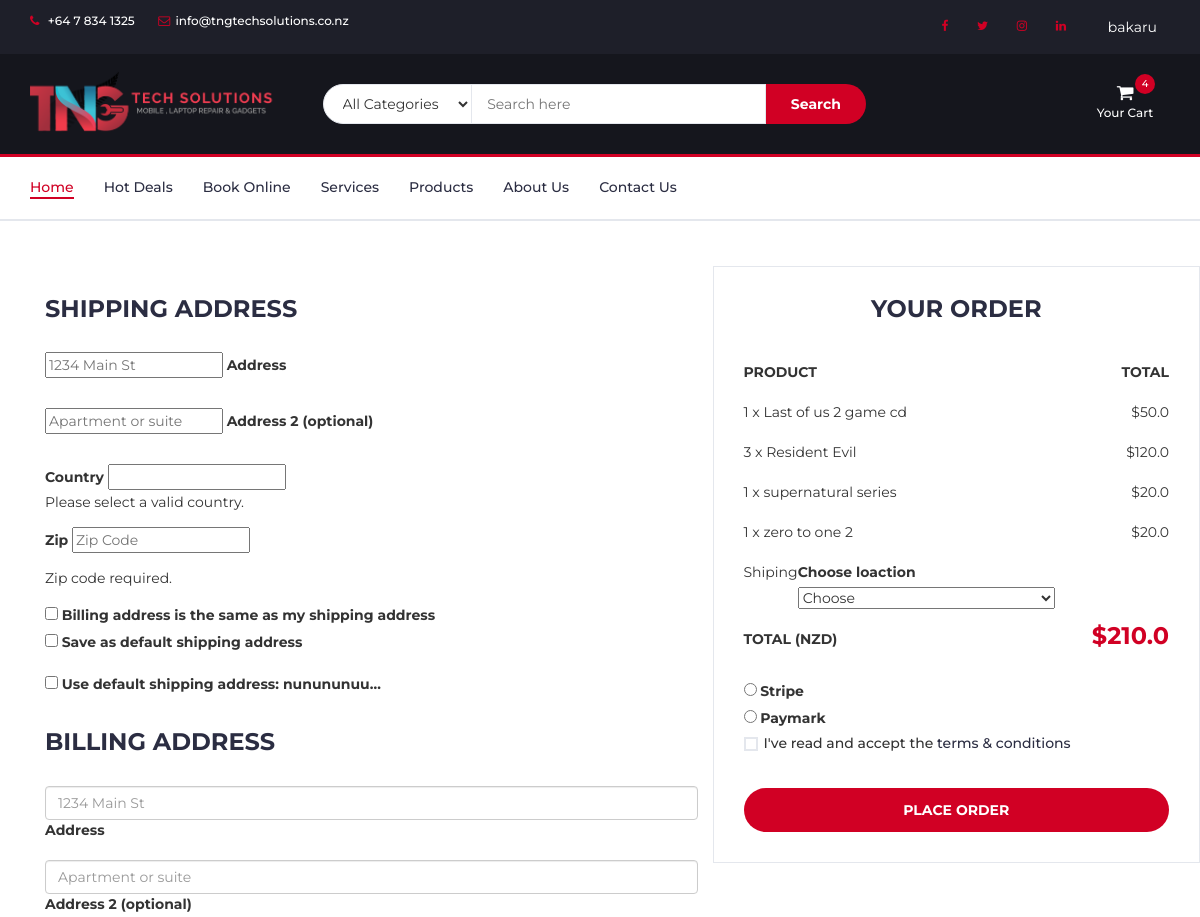
/checkout/ (signed in, upper part), run on an earlier commit of the app's database.
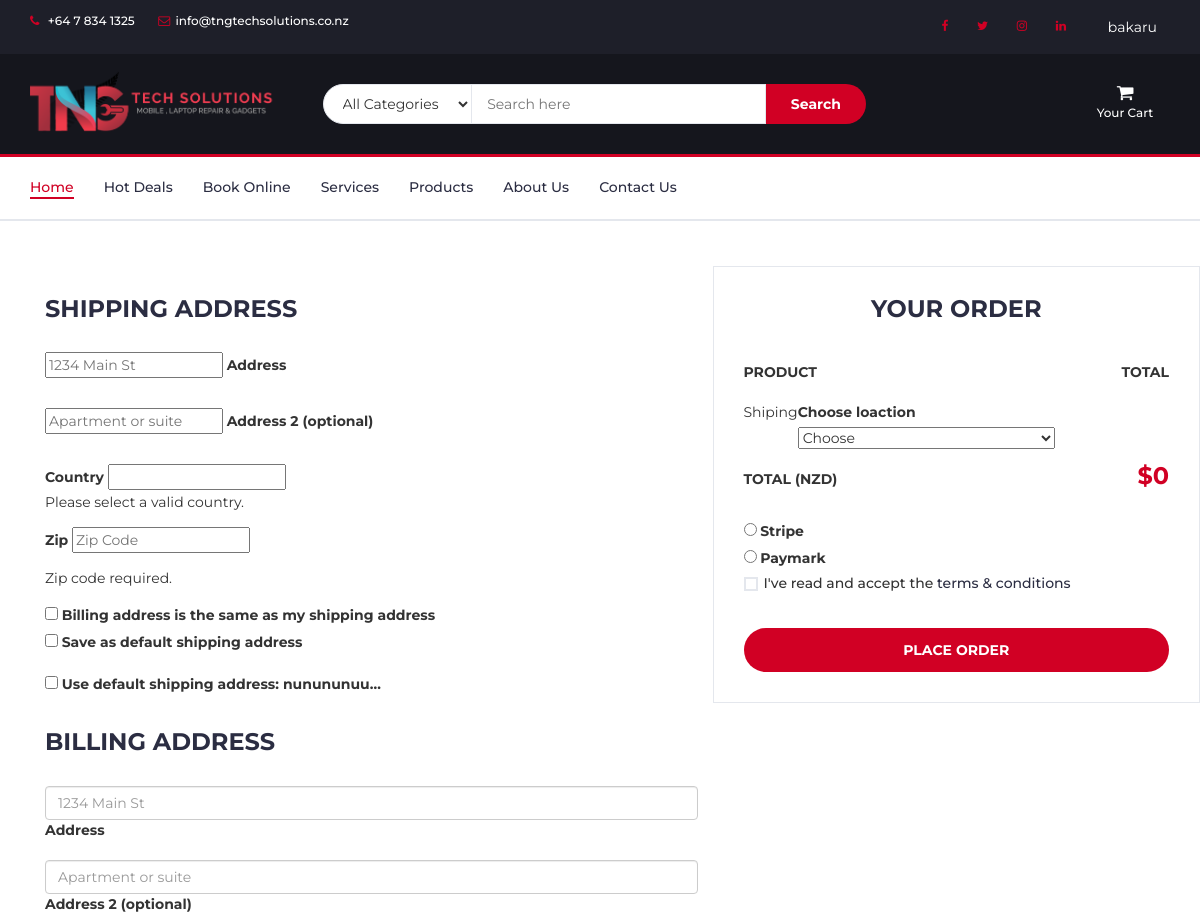
And on a later commit of the database.
### prod/models.py (models this page shows, shortened)
class Order(models.Model):
    user=models.ForeignKey(User,on_delete=models.CASCADE)
    ref_code=models.CharField(max_length=20,blank=True,null=True)
    tngproduct=models.ManyToManyField(OrderItem)
    ordered=models.BooleanField(default=False)
    start_date=models.DateTimeField(default=timezone.now)
    ordered_date=models.DateTimeField()
    shipping_address=models.ForeignKey('Address',related_name='shipping_address',on_delete=models.SET_NULL,blank=True,null=True)
    billing_address=models.ForeignKey('Address',related_name='billing_address',on_delete=models.SET_NULL,blank=True,null=True)
    payment=models.ForeignKey('Payment',on_delete=models.SET_NULL,blank=True,null=True)
    coupon = models.ForeignKey('Coupon',on_delete=models.SET_NULL,blank=True,null=True)
    being_delivered=models.BooleanField(default=False)
    received=models.BooleanField(default=False)
    refund_requested=models.BooleanField(default=False)
    refund_granted=models.BooleanField(default=False)
    def get_total(self):
        total=0
        for order_item in self.tngproduct.all():
            total+=order_item.get_final_price()
        if self.coupon:
            total-=self.coupon.amount
        return total

class OrderItem(models.Model):
    user=models.ForeignKey(User,on_delete=models.CASCADE)
    ordered=models.BooleanField(default=False)
    tngproducts=models.ForeignKey(TngProducts,on_delete=models.CASCADE,default='')
    quantity=models.IntegerField(default=1)
    def get_total_item_price(self):
        return self.quantity * self.tngproducts.Price
    def get_total_discount_price(self):
        return self.quantity * self.tngproducts.Discount_Price
    def get_final_price(self):
        if self.tngproducts.Discount_Price:
            return self.get_total_discount_price()
        return self.get_total_item_price()

class TngProducts(models.Model):
    CATEGORY_CHOICES=(
        ('A','All'),
        ('MA','Mobile Accessories'),
        ('DA','Device Accessories'),
        ('CS','Cool Stuffs'),
        ('MR','Mobile Repair'),
        ('LR','Laptop/Computer Repair'),
        ('TR','iPad/Tablet Repair')
    )
    Name=models.CharField(max_length=100)
    Details=models.TextField()
    Additional_Details=models.TextField(blank=True,null=True)
    Price=models.FloatField()
    Discount_Price=models.FloatField(blank=True,null=True)
    category=models.CharField(max_length=2,choices=CATEGORY_CHOICES,default='A')
    label=models.CharField(max_length=1,choices=LABEL_CHOICES,default='R')
    slug=models.SlugField(default='test-product')
    image=models.ImageField(default='default.jpg',upload_to='product_pics')
    image1=models.ImageField(null=True,blank=True,upload_to='product_pics')
    image2=models.ImageField(null=True,blank=True,upload_to='product_pics')
    image3=models.ImageField(null=True,blank=True,upload_to='product_pics')
    image4=models.ImageField(null=True,blank=True,upload_to='product_pics')
    class Meta:
        verbose_name_plural = 'Products'

### prod/views.py (the view, shortened to what this page needs)
# urls.py: path('checkout/',ob.CheckoutView.as_view(),name='checku'),
class CheckoutView(LoginRequiredMixin,View):
    def get(self,*args,**kwargs):
        try:
            order=Order.objects.get(user=self.request.user,ordered=False)
            form = CheckoutForm()
            context={
                'form': form,
                'couponform': CouponForm(),
                'order': order,
                'DISPLAY_COUPON_FORM':True
            }
            shipping_address_qs = Address.objects.filter(user=self.request.user,address_type='S',default=True)
            if shipping_address_qs.exists():
                context.update({ 'default_shipping_address': shipping_address_qs[0] })
            billing_address_qs = Address.objects.filter(user=self.request.user,address_type='B',default=True)
            if billing_address_qs.exists():
                context.update({ 'default_billing_address': billing_address_qs[0] })
            return render(self.request,'prod/checkout-page.html',context)
        except ObjectDoesNotExist:
            messages.info(self.request,f'You do not have an active order')
            return redirect('checku')

### prod/forms.py
class CheckoutForm(forms.Form):
    shipping_address = forms.CharField(required=False)
    shipping_address2 = forms.CharField(required=False)
    shipping_country = CountryField(blank_label='(select country)').formfield(required=False,widget=CountrySelectWidget(attrs={
        'class':'custom-select d-block w-100'
    }))
    shipping_zip=forms.CharField(required=False)
    billing_address = forms.CharField(required=False)
    billing_address2 = forms.CharField(required=False)
    billing_country = CountryField(blank_label='(select country)').formfield(required=False,widget=CountrySelectWidget(attrs={
        'class':'custom-select d-block w-100'
    }))
    billing_zip=forms.CharField(required=False)
    same_billing_address = forms.BooleanField(required=False)
    set_default_shipping = forms.BooleanField(required=False)
    use_default_shipping = forms.BooleanField(required=False)
    set_default_billing = forms.BooleanField(required=False)
    use_default_billing = forms.BooleanField(required=False)
    payment_option=forms.ChoiceField(widget=forms.RadioSelect,choices=PAYMENT_CHOICES)
    shiploc = forms.ChoiceField(choices=DELIVERY_CHOICES)

### prod/templates/prod/checkout-page.html (shortened to what the changed rows need)
{% extends "prod/base.html" %}
{% block secheku %}
<div class="section">
<div class="container">
	<div class="section">
		<div class="container">
			<div class="row">
				<form method="POST">
				<div class="col-md-5 order-details">
					<div class="order-summary">
						{% for order_item in order.tngproduct.all %}
						<div class="order-products">
							<div class="order-col">
								<div>{{ order_item.quantity }} x {{ order_item.tngproducts.Name }}</div>
								<div>${{ order_item.get_final_price }}</div>
							</div>
						</div>
						{% endfor %}
						<div class="order-col">
							<div><strong class="order-total yetot" id="{{ order.get_total }}">$<span id="ttlw">{{ order.get_total }}</span></strong></div>
						</div>
					</div>
					<div class="d-block my-3">
						{% for value,name in form.fields.payment_option.choices %}
						<div class="custom-control custom-radio">
							<input id="{{ name }}" name="payment_option" value="{{ value }}" type="radio"
								class="custom-control-input" required>
							<label class="custom-control-label" for="{{ name }}">{{ name }}</label>
						</div>
						{% endfor %}
					</div>
				</div>
			</form>
			</div>
		</div>
	</div>
</div>
</div>
{% endblock %}

### prod/templates/prod/base.html (shortened to what this page needs)
{% load static %}
{% load cart_template_tags %}
<!DOCTYPE html>
<html lang="en">
<head>
	<link type="text/css" rel="stylesheet" href="{% static 'prod/css/bootstrap.min.css' %}" />
	<link type="text/css" rel="stylesheet" href="{% static 'prod/css/slick.css' %}" />
	<link type="text/css" rel="stylesheet" href="{% static 'prod/css/slick-theme.css' %}" />
	<link type="text/css" rel="stylesheet" href="{% static 'prod/css/nouislider.min.css' %}" />
	<link rel="stylesheet" href="{% static 'prod/css/font-awesome.min.css' %}">
	<link type="text/css" rel="stylesheet" href="{% static 'prod/css/style.css' %}" />
</head>
<body>
	<header>
		<div id="top-header">
			<div class="container">
				<ul class="header-links pull-left">
					<li><a href="tel:+64 7 834 1325"><i class="fa fa-phone"></i> +64 7 834 1325</a></li>
					<li><a href="mailto:info@tngtechsolutions.co.nz"><i
								class="fa fa-envelope-o"></i>info@tngtechsolutions.co.nz</a></li>
				</ul>
				<ul class="header-links pull-right">
					<li class="nav-item">
						<a href="https://www.facebook.com/tngtechsolutions/" class="nav-link waves-effect"
							target="_blank">
							<i class="fa fa-facebook"></i>
						</a>
					</li>
					<li class="nav-item">
						<a href="https://twitter.com/tng_tech" class="nav-link waves-effect" target="_blank">
							<i class="fa fa-twitter"></i>
						</a>
					</li>
					<li class="nav-item">
						<a href="https://www.instagram.com/tngtech.nz/" class="nav-link waves-effect" target="_blank">
							<i class="fa fa-instagram"></i>
						</a>
					</li>
					<li class="nav-item">
						<a href="https://www.linkedin.com/company/tng-tech-solutions/" class="nav-link waves-effect"
							target="_blank">
							<i class="fa fa-linkedin"></i>
						</a>
					</li>
					{% if user.is_authenticated %}
					<li class="nav-item dropdown">
						<div class="dropdown show">
							<a class="btn dropdown-toggle" href="#" role="button" id="dropdownMenuLink"
								data-toggle="dropdown" aria-haspopup="true" aria-expanded="false">
								{{ user.username }}
							</a>
						</div>
					</li>
					{% endif %}
				</ul>
			</div>
		</div>
		<div id="header">
			<div class="container">
				<div class="row">
					<div class="col-md-3">
						<div class="header-logo">
							<a href="{% url 'homie' %}" class="logo">
								<img src="{% static 'prod/img/logo-black.png' %}" alt="" style="width:250px;">
							</a>
						</div>
					</div>
					<div class="col-md-6">
						<div class="header-search">
							<form method="get" action="{% url 'searchprod' %}">
								<select class="input-select">
									<option value="0">All Categories</option>
								</select>
								<input class="input" type="text" name="search" placeholder="Search here">
								<button class="search-btn" type="submit">Search</button>
							</form>
						</div>
					</div>
					<div class="col-md-3 clearfix">
						<div class="header-ctn">
							{% if user.is_authenticated %}
							<div class="dropdown">
								<a href="{% url 'order-summary' %}" aria-expanded="true">
									<i class="fa fa-shopping-cart"></i>
									<span>Your Cart</span>
									{% if request.user|cart_item_count != 0 %}
									<div class="qty">{{ request.user|cart_item_count }}</div>
									{% endif %}
								</a>
							</div>
							{% endif %}
						</div>
					</div>
				</div>
			</div>
		</div>
	</header>
	<nav id="navigation">
		<div class="container">
			<div id="responsive-nav">
				<ul class="main-nav nav navbar-nav">
					<li class="active"><a href="{% url 'homie' %}">Home</a></li>
					<li><a href="#">Hot Deals</a></li>
					<li><a href="/online-booking/nan/">Book Online</a></li>
					<li><a href="/serv-prod/serv/">Services</a></li>
					<li><a href="/serv-prod/prdcts/">Products</a></li>
					<li><a href="{% url 'about' %}">About Us</a></li>
					<li><a href="{% url 'contact' %}">Contact Us</a></li>
				</ul>
			</div>
		</div>
	</nav>
	{% block secheku  %}
	{% endblock secheku %}
</body>
</html>

What changed in the data, as far as the page shows it:
removed OrderItem: quantity "1", tngproducts.Name "Last of us 2 game cd", get_final_price "50.0"
removed OrderItem: quantity "3", tngproducts.Name "Resident Evil", get_final_price "120.0"
removed OrderItem: quantity "1", tngproducts.Name "supernatural series", get_final_price "20.0"
removed OrderItem: quantity "1", tngproducts.Name "zero to one 2", get_final_price "20.0"
computed for Order: get_total "210.0" → "0"
Also different on the page:
{{ request.user|cart_item_count }}: "4" → (not shown)
